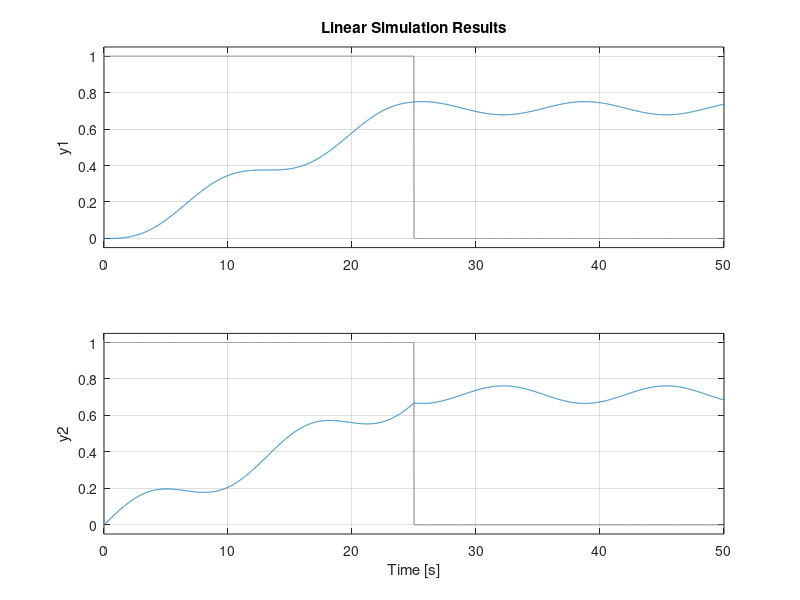

This chart was generated by the following MATLAB code: (Note: this script raises an error after producing the figure.)
clear
clc
close all

% SISTEMA DE BOMBEAMENTO DE AGUA

%% Espaco de estados
rho = 1;
A1 = 20;
A2 = 15;
g = 9.8;
L = 10;
A3 = 2;
% x1 = H1, x2 = H2, x3 = W3
A = [0 0 -1/(rho*A1); 0 0 1/(rho*A2); (g*rho*A3)/L, -(g*rho*A3)/L, 0];
B = [0; -1/(rho*A2); 0];

C = [1 0 0; 0 1 0];
D = [0; 0];

SYS = ss(A,B,C,D);
SYS_inv = ss(-A,-B,C,D);

t = 0:0.01:50;

u_step = t<=t(floor(length(t)/2));
% lsim(SYS, u, t);
figure(); lsim(SYS_inv, u_step, t);
% figure(); step(SYS,t);

youts = lsim(SYS_inv, u_step, t);

%% estimando FT

[num, den] = ss2tf(-A,-B,C,D);

H1 = tf(num(1,:), den)
figure(); bode(H1);

H2 = tf(num(2,:), den)
figure(); bode(H2);

%% inserindo ruido e calculando sistema de primeira ordem
y_h1 = youts(:,1);
y_h2 = youts(:,2);

plot(t,y_h1);
title('Resposta ao degrau do sistema estimado para o tanque 1');
xlabel('tempo(s)');
ylabel('Amplitude');
% visivelmente o atraso de tempo em H1 ? 1.35

N = length(youts);
b = floor(log2(N)+1);
u_prbs = prbs(N,b,10);

% gerando sinal de H1 com ruido branco de 20dB
y_noise = awgn(y_h1,20);

figure(); plot(t,y_noise);
title('Resposta ao degrau do sistema do tanque 1 com ruido branco de 20dB');
xlabel('tempo(s)');
ylabel('Amplitude');

% estimando ganho pela media no periodo de estado permanente (t>=25)
K = mean(y_noise(t>=20));
y_tau = 0.632*K;
all_tau = t(y_noise>=y_tau-0.0005 & y_noise <=y_tau+0.0005);
tau = mean(all_tau);

num = [0 K];
den = [tau 1];

H_est = tf(num, den);

figure();
step(H_est, t, 'red')
hold on
plot(t,y_h1);
title('Resposta ao degrau do modelo real vs. modelo estimado');
xlabel('tempo(s)');
ylabel('Amplitude');

%% Sistema integrador

theta = 0.54;
delta_u = 1;
delta_t_u = 25;

delta_y = mean(y_noise(t>=25))
K = delta_y/(delta_t_u * delta_u)

t_est = t;
f_est = ones(1,length(t_est));
f_est(1:301) = 0;
f_est(2501:length(t_est)) = delta_u*K*delta_t_u;
for i=302:2500
    f_est(i) = K*t_est(i)*delta_u;
end

G_est = tf([0 K],[1 0], 'InputDelay', theta);

figure(); 
plot(t_est, f_est, 'g');
hold on
plot(t,y_h1, 'r');
hold on
lsim(G_est, u_step, t);
title('Resposta ao pulso do sistema real vs. modelo estimado');
xlabel('tempo(s)');
ylabel('Amplitude');
legend('Modelo estimado','Sistema real', 'Sistema integrador');
